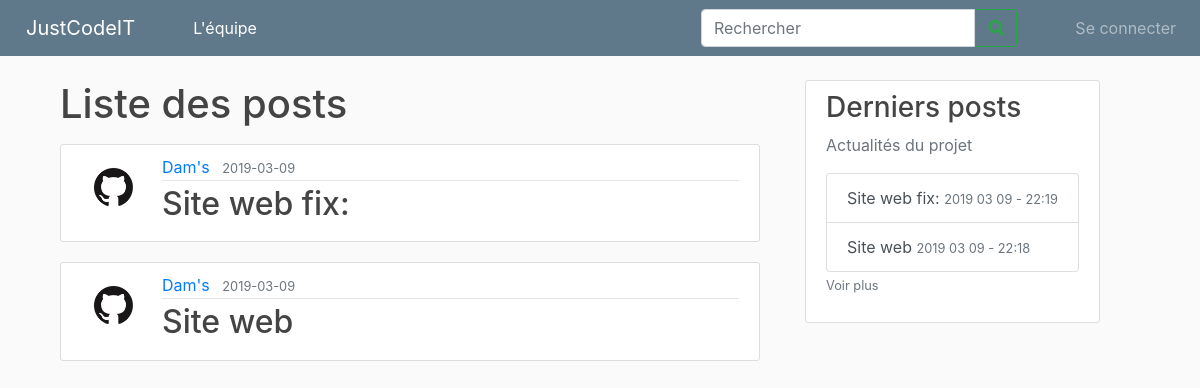
Page /posts on the earlier database version.
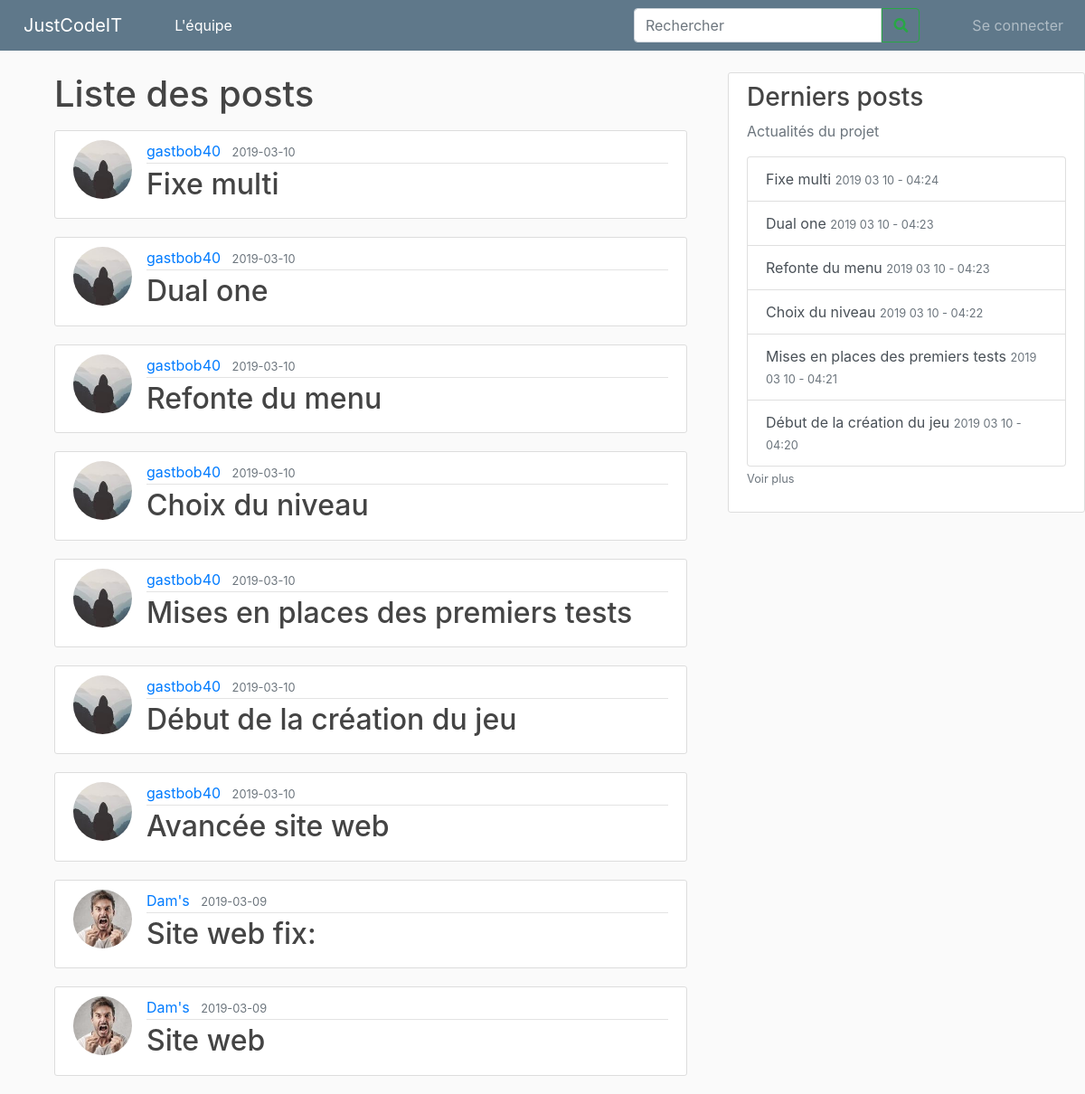
Same page on the later database version.
### site_jci/models.py (models this page shows, shortened)
class Post(db.Model):
    id = db.Column(db.Integer, primary_key=True)
    title = db.Column(db.String(100), nullable=False)
    date_posted = db.Column(db.DateTime, nullable=False, default=datetime.utcnow)
    content = db.Column(db.Text, nullable=False)
    user_id = db.Column(db.Integer, db.ForeignKey('user.id'), nullable=False)

class User(db.Model, UserMixin):
    id = db.Column(db.Integer, primary_key=True)
    username = db.Column(db.String(20), unique=True, nullable=False)
    password = db.Column(db.String(60), nullable=False)
    image_file = db.Column(db.String(20), nullable=False, default='default.jpg')
    permission = db.Column(db.String(40), nullable=False)
    posts = db.relationship('Post', backref='author', lazy=True)

### site_jci/routes.py (the view)
@app.route("/posts")
def list_posts():
    posts = db.session.query(Post).all()
    return render_template("posts.html", posts=posts)

### site_jci/routes.py (called while the page is built)
@app.context_processor
def context_processor():
    posts = db.session.query(Post).all()
    if current_user.is_authenticated:
        image_file = url_for('static', filename='profile_pics/' + current_user.image_file)
        return dict(posts=posts, image_file_user=image_file)
    return dict(posts=posts)

### site_jci/templates/posts.html
{% extends "layout.html" %}
{% block content %}
<main role="main" class="container">
    <h1 class="mb-3">Liste des posts</h1>
    {% for post in posts|sort(attribute='date_posted', reverse = True) %}
    <article class="media content-section">
        <img class="rounded-circle article-img" src="{{ url_for('static', filename='profile_pics/' + post.author.image_file) }}">
        <div class="media-body">
            <div class="article-metadata">
                <a class="mr-2" href="{{ url_for('user_posts', username=post.author.username) }}">{{
                    post.author.username }}</a>
                <small class="text-muted">{{ post.date_posted.strftime('%Y-%m-%d') }}</small>
            </div>
            <h2><a class="article-title" href="{{ url_for('post', post_id=post.id) }}">{{ post.title }}</a></h2>
        </div>
    </article>
    {% endfor %}
</main>
{% endblock content %}

### site_jci/templates/layout.html (shortened to what this page needs)
<!DOCTYPE html>
<html lang="en">
<head>
    <link rel="stylesheet" href="https://stackpath.bootstrapcdn.com/bootstrap/4.1.3/css/bootstrap.min.css"
>
    <link rel="stylesheet" type="text/css" href="{{ url_for('static', filename='main.css') }}">
    <link rel="stylesheet" href="https://cdnjs.cloudflare.com/ajax/libs/font-awesome/4.7.0/css/font-awesome.min.css">
    <link rel="stylesheet" href="https://use.fontawesome.com/releases/v5.7.2/css/all.css"
>
</head>
<body>
    <nav class="navbar navbar-expand-md navbar-dark bg-steel fixed-top">
        <a class="navbar-brand" style="margin:0 50px 0 10px" href="{{ url_for('homePage') }}">JustCodeIT</a>
        <div class="navbar-collapse collapse" id="navbarsExample04" style="">
            <ul class="navbar-nav mr-auto">
                <li class="nav-item active rm-lt">
                    <a class="nav-link" href="{{ url_for('membersPage') }}">L'équipe</a>
                </li>
            </ul>
            <form class="form-inline my-2 my-md-0">
                <div class="" style="">
                    <input class="form-control " type="search" placeholder="Rechercher" aria-label="Search4"
                        style=" border-top-right-radius:0;border-bottom-right-radius:0">
                    <button class="btn btn-outline-success rm-lt" type="" style="margin-left:
                            -4px;border-bottom-left-radius: 0%;border-top-left-radius:0 "><i
                            class="fa fa-search"></i></button>
                </div>
                <div class="navbar-nav rm-lt">
                        {% if current_user.is_authenticated %}
                        <div class="dropdown-menu" aria-labelledby="navbarDropdown">
                            <a class="dropdown-item" href="{{ url_for('account') }}">Profil</a>
                            <a class="dropdown-item"
                                href="{{ url_for('user_posts', username=current_user.username) }}">Mes
                                postes</a>
                            {% if current_user.permission == "administrator" %}
                            <div class="dropdown-divider"></div>
                            <a class="dropdown-item" href="{{ url_for('register') }}">Enregister un compte</a>
                            <a class="dropdown-item" href="{{ url_for('manageAccount') }}">Gérer les comptes</a>
                            {% endif %}
                            <div class="dropdown-divider"></div>
                            <a class="dropdown-item" href="{{ url_for('logout') }}">Se déconnecter</a>
                        </div>
                    </li>
                    {% else %}
                    <a class="nav-item nav-link" style="margin-left:50px;" href="{{ url_for('login') }}">Se
                        connecter</a>
                    {% endif %}
                </div>
            </form>
        </div>
    </nav>
    <main role="main" class="container ">
        <div class="row">
            <div class="col-md-8">
                {% block content %}{% endblock %}
            </div>
            <div class="col-md-4">
                <div class="content-section info-list">
                    <h3>Derniers posts</h3>
                    <p class='text-muted'>Actualités du projet
                        <div class="list-group">
                            {% for post in posts|sort(attribute='date_posted', reverse = True) %}
                            {% if loop.index <= 6 %} <a href="/post/{{ post.id }}"
                                class="list-group-item list-group-item-action">{{
                                post.title
                                }} <small
                                    class="text-muted">{{ post.date_posted.strftime('%Y %m %d - %H:%M') }}</small></a>
                            {% endif %}
                            {% endfor %}
                        </div>
                        <a class="text-muted" href="{{ url_for('list_posts') }}"><small>Voir plus</small></smal></a>
                    </p>
                </div>
            </div>
        </div>
    </main>
</html>

### site_jci/static/main.css (style rules this page uses)
body { background: #fafafa; color: #333333; margin-top: 5rem; }
h1, h2, h3, h4, h5, h6 { color: #444444; }
.bg-steel { background-color: #5f788a; }
.content-section { background: #ffffff; padding: 10px 20px; border: 1px solid #dddddd; border-radius: 3px; margin-bottom: 20px; }
.article-title { color: #444444; }
.article-img { height: 65px; width: 65px; margin-right: 16px; }
.article-metadata { padding-bottom: 1px; margin-bottom: 4px; border-bottom: 1px solid #e3e3e3 }
.info-list { position: fixed; }

Differences in the rows shown:
no longer on one of the page's lists (row unchanged): Post: title "Site web fix:", date_posted "2019 03 09 - 22:19"
no longer on one of the page's lists (row unchanged): Post: title "Site web", date_posted "2019 03 09 - 22:18"
added Post: image_file (placeholder picture), author.username "gastbob40", date_posted "2019-03-10", title "Fixe multi", date_posted "2019 03 10 - 04:24"
added Post: image_file (placeholder picture), author.username "gastbob40", date_posted "2019-03-10", title "Dual one", date_posted "2019 03 10 - 04:23"
added Post: image_file (placeholder picture), author.username "gastbob40", date_posted "2019-03-10", title "Refonte du menu", date_posted "2019 03 10 - 04:23"
added Post: image_file (placeholder picture), author.username "gastbob40", date_posted "2019-03-10", title "Choix du niveau", date_posted "2019 03 10 - 04:22"
added Post: image_file (placeholder picture), author.username "gastbob40", date_posted "2019-03-10", title "Mises en places des premiers tests", date_posted "2019 03 10 - 04:21"
added Post: image_file (placeholder picture), author.username "gastbob40", date_posted "2019-03-10", title "Début de la création du jeu", date_posted "2019 03 10 - 04:20"
added Post: image_file (placeholder picture), author.username "gastbob40", date_posted "2019-03-10", title "Avancée site web", shown under "Liste des posts"
changed through a linked row, Post "Site web fix:": image_file: a different picture
changed through a linked row, Post "Site web": image_file: a different picture
